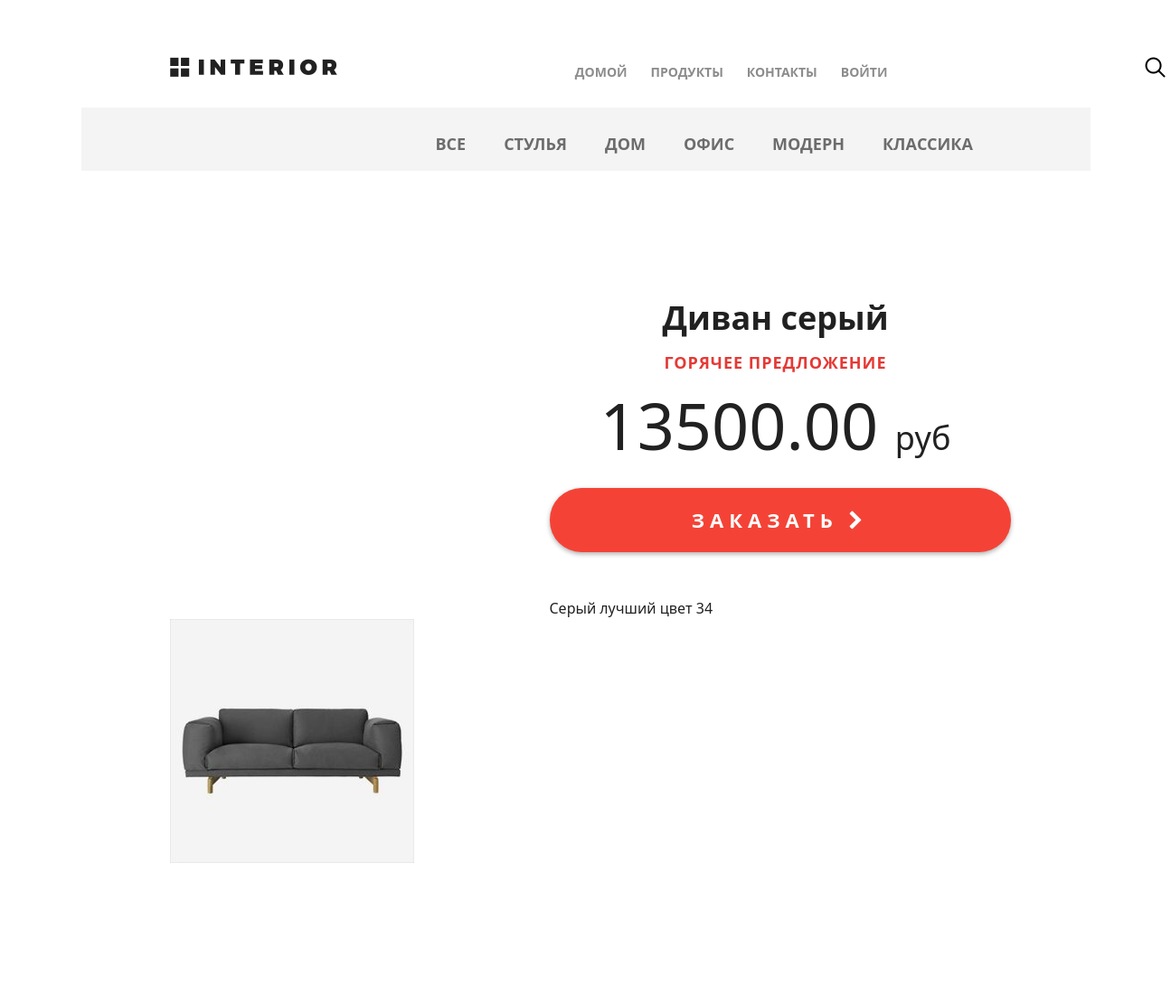
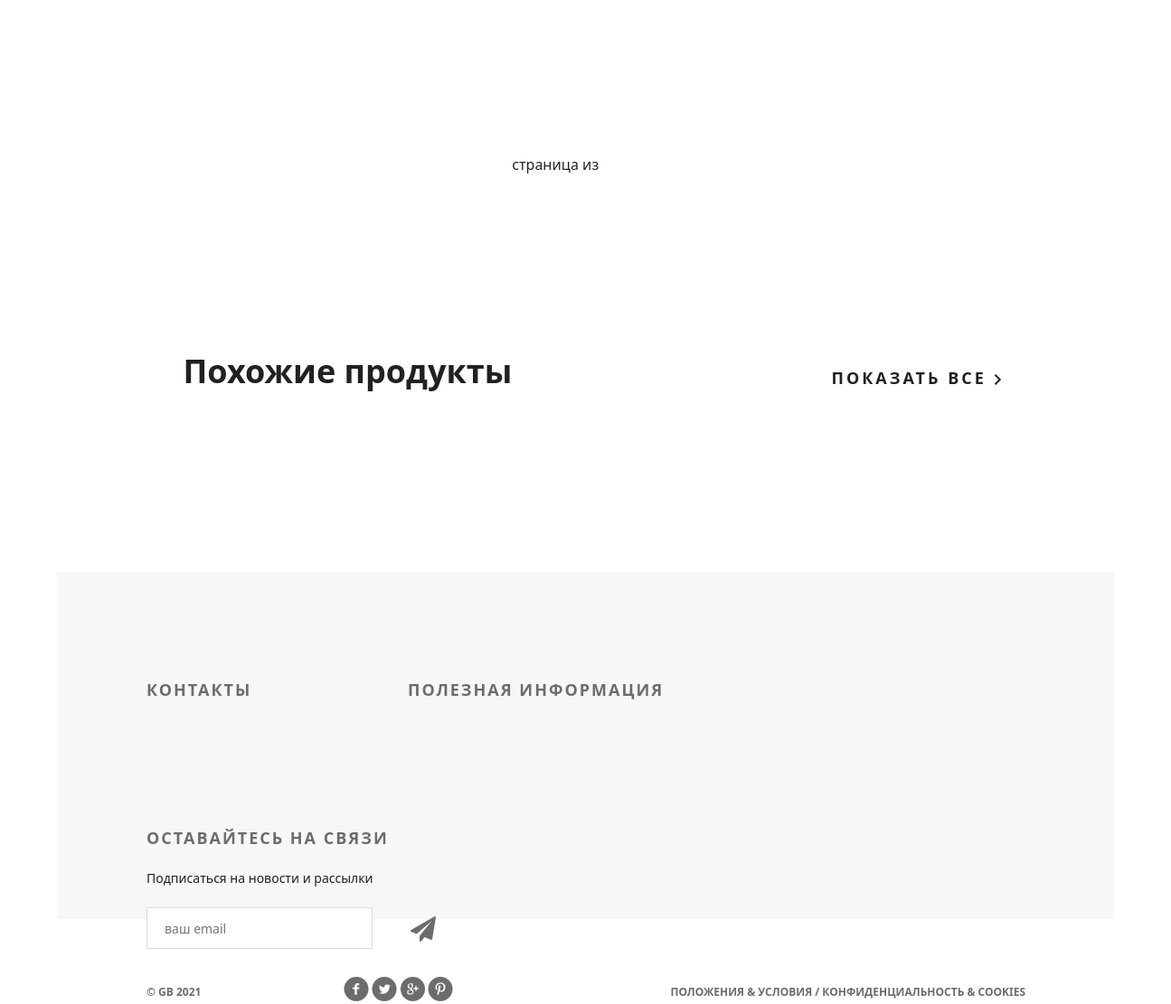
Screenshot of /products/ with the database file from the repository (2 pictures, top to bottom).
### mainapp/models.py (models this page shows, shortened)
class ProductCategory(models.Model):
    name = models.CharField(
        max_length=64,
        unique=True,
        verbose_name='имя'
    )
    description = models.TextField(
        verbose_name='описание',
        blank=True
    )
    created_at = models.DateTimeField(
        auto_now_add=True
    )
    updated_at = models.DateTimeField(
        auto_now=True
    )
    is_active = models.BooleanField(
        verbose_name='активна',
        default=True
    )

class Product(models.Model):
    category = models.ForeignKey(
        ProductCategory,
        on_delete=models.CASCADE
    )
    name = models.CharField(
        verbose_name='имя товара',
        max_length=128,
    )
    image = models.ImageField(
        upload_to='products_images',
        blank=True,
    )
    short_desc = models.CharField(
        verbose_name='краткое описание',
        max_length=60,
        blank=True
    )
    description = models.TextField(
        verbose_name='название товара',
        blank=True,
    )
    price = models.DecimalField(
        max_digits=8,
        decimal_places=2,
    )
    quantity = models.PositiveIntegerField(
        verbose_name='количество товара на кладе',
        default=0,
    )
    is_active = models.BooleanField(
        verbose_name='активна',
        default=True
    )

### mainapp/views.py (the view, shortened to what this page needs)
# urls.py: path('products/', include('mainapp.urls', namespace='products')),
def products(request, pk=None, page=1):
    title = 'каталог'
    links_page = [
        {'href': 'main', 'name': 'домой'},
        {'href': 'products:index', 'name': 'товары'},
        {'href': 'contacts', 'name': 'контакты'},
    ]
    links_menu = ProductCategory.objects.all()
    products = Product.objects.filter(category__pk=pk, is_active=True, category__is_active=True, quantity__gte=1).order_by(
                'price')
    hot_product = get_hot_product()
    same_product = get_same_product(hot_product)
    context = {
        'title': title,
        'links_menu': links_menu,
        'links_page': links_page,
        'products': products,
        'hot_product': hot_product,
        'same_product': same_product,
    }
    return render(request, 'mainapp/products.html', context=context)

### basketapp/context_processors.py (called while the page is built)
def basket(request):
    print(f'context processor basket works')
    basket = []
    if request.user.is_authenticated:
       basket = Basket.objects.filter(user=request.user)
    return {
       'basket': basket,
    }

### mainapp/views.py (called while the page is built)
def get_hot_product():
    product = Product.objects.all()
    return random.sample(list(product), 1)[0]

def get_same_product(hot_product):
    same_product = Product.objects.filter(category=hot_product.category).exclude(pk=hot_product.pk)[:3]
    return same_product

### mainapp/templates/mainapp/products.html (shortened to what this page needs)
{% extends 'geekshop/base.html' %}
{% load static %}
{% block content%}
<div class="hero-white">
    {% include 'geekshop/includes/menu.html' %}
</div>
<div class="details">
    <div class="links clearfix">
        <ul class="links-menu">
            <li>
                <a href="{% url 'products:category' 0 %}"
                   class="">
                    все
                </a>
            </li>
            {% for link in links_menu %}
            <li>
                <a href="{% url 'products:category' link.pk %}"
                   class="">
                    {{ link.name }}
                </a>
            </li>
            {% endfor %}
        </ul>
    </div>
    <div class="details-products">
        <div class="description">
            <h3 class="big-bold">{{ hot_product.name }}</h3>
            <h3 class="red">горячее предложение</h3>
            <p class="price"> {{ hot_product.price }} <span>руб</span></p>
            <a href="{% url 'basket:add' hot_product.pk %}" class="red-button">
                заказать <i class="fa fa-chevron-right" aria-hidden="true"></i>
            </a>
            <div class="description-text">
                {{ hot_product.description }}
            </div>
        </div>
        <div class="details-slider">
            <div class="slider-product">
                <img src="/media/{{ hot_product.image }}">
            </div>
            </div>
        </div>
        <div class="related">
            <div class="title clearfix">
                <h2>Похожие продукты</h2>
                <a class="explore" href="{% url 'products:category' 0 %}">показать все <img
                        src="{% static 'geekshop/img/arrow.png' %}" alt=""></a>
            </div>
            {% include 'mainapp/includes/products_list.html' %}
        </div>
    </div>
</div>
{% endblock %}

### geekshop/static/geekshop/style.css (style rules this page uses)
* { margin: 0; padding: 0; }
body { font-family: 'Montserrat', sans-serif; }
html, body { height: 100%; }
.clearfix:after { content: ""; display: block; clear: both; }
.explore { text-transform: uppercase; color: #212121; font-size: 18px; font-weight: 700; line-height: 24px; text-align: center; float: right; margin-top: 138px; letter-spacing: 3px; text-decoration: none; }
.big-bold { color: #212121; font-size: 36px; font-weight: 700; text-align: left; margin-bottom: 24px; line-height: 36px; }
.title { height: 152px; margin-right: 15px; }
.title h2 { float: left; margin-top: 118px; color: #212121; font-size: 36px; font-weight: 700; text-align: left; margin-left: 15px; }
.red { text-transform: uppercase; color: #e53935; font-size: 18px; font-weight: 700; text-align: left; letter-spacing: 1px; line-height: 17px; margin-bottom: 22px; }
.hero-white { background-color: #fff; height: 119px; padding-left: 98px; padding-right: 211px; position: relative; }
.links { height: 70px; background-color: #f4f4f4; position: relative; padding-left: 360px; }
.links-menu { margin: 27px auto 0px; position: absolute; }
.links-menu li { float: left; list-style-type: none; padding-right: 42px; }
.links-menu li a { text-decoration: none; color: #6c6c6c; font-size: 18px; font-weight: 700; text-transform: uppercase; }
.details-products { padding-left: 98px; padding-right: 98px; margin-top: 98px; height: 651px; }
.details-slider { width: 570px; float: left; margin-right: 30px; }
.slider-product { width: 570px; height: 570px; }
.description { width: 535px; float: right; padding-left: 35px }
.description .big-bold { color: #212121; font-size: 36px; font-weight: 700; text-align: center; margin-top: 47px; margin-bottom: 0px; }
.description .red { text-transform: uppercase; color: #e53935; font-size: 18px; font-weight: 700; text-align: center; letter-spacing: 1px; line-height: 17px; margin-top: 23px; margin-bottom: 36px; }
.description .price { color: #212121; font-size: 72px; font-weight: 300; line-height: 48px; text-align: center; }
.description .price span { color: #212121; font-size: 36px; font-weight: 300; line-height: 48px; text-align: center; }
.red-button { display: block; height: 71px; width: 510px; border-radius: 35px; background-color: #f44336; text-align: center; text-transform: uppercase; text-decoration: none; color: #ffffff; font-size: 22px; font-weight: 700; line-height: 24px; box-shadow: 0px 2px 4.85px 0.15px rgba(33, 33, 33, 0.35); line-height: 70px; letter-spacing: 6px; margin-top: 31px; }
.description-text { margin-top: 50px; color: #212121; font-size: 16px; font-weight: 300; line-height: 24px; text-align: left; }
.related { padding: 0px 98px; }
.related .title { height: 343px; margin-right: 0; }
.related .title h2 { margin-top: 245px; }
.related .title .explore { margin-top: 262px; }

### rows the page displays
ProductCategory: name "СТУЛЬЯ"
ProductCategory: name "ДОМ"
ProductCategory: name "ОФИС"
ProductCategory: name "МОДЕРН"
ProductCategory: name "КЛАССИКА"
Product: name "Диван серый", price "13500.00", description "Серый лучший цвет 34", image (picture)
